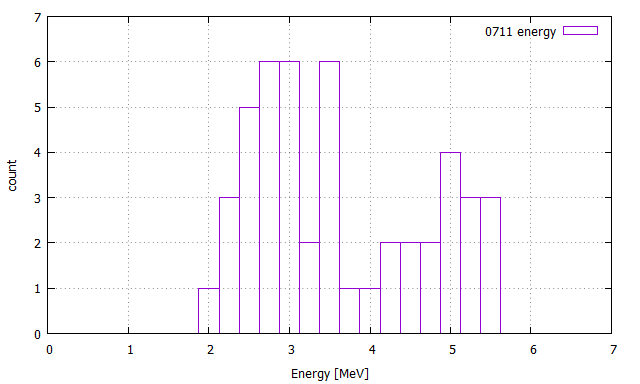

Generate this figure with gnuplot:
#!/gnuplot
#
#    
#    	G N U P L O T
#    	Version 5.2 patchlevel 2    last modified 2017-11-15 
#    
#    	Copyright (C) 1986-1993, 1998, 2004, 2007-2017
#    	Thomas Williams, Colin Kelley and many others
#    
#    	gnuplot home:     http://www.gnuplot.info
#    	faq, bugs, etc:   type "help FAQ"
#    	immediate help:   type "help"  (plot window: hit 'h')
# set terminal wxt 0 enhanced
# set output
unset clip points
set clip one
unset clip two
set errorbars front 1.000000 
set border 31 front lt black linewidth 1.000 dashtype solid
set zdata 
set ydata 
set xdata 
set y2data 
set x2data 
set boxwidth 0.25 absolute
set style fill  empty border
set style rectangle back fc  bgnd fillstyle   solid 1.00 border lt -1
set style circle radius graph 0.02 
set style ellipse size graph 0.05, 0.03 angle 0 units xy
set dummy x, y
set format x "% h" 
set format y "% h" 
set format x2 "% h" 
set format y2 "% h" 
set format z "% h" 
set format cb "% h" 
set format r "% h" 
set ttics format "% h"
set timefmt "%d/%m/%y,%H:%M"
set angles radians
set tics back
set grid nopolar
set grid xtics nomxtics ytics nomytics noztics nomztics nortics nomrtics \
 nox2tics nomx2tics noy2tics nomy2tics nocbtics nomcbtics
set grid layerdefault   lt 0 linecolor 0 linewidth 0.500 dashtype solid,  lt 0 linecolor 0 linewidth 0.500 dashtype solid
unset raxis
set theta counterclockwise right
set style parallel front  lt black linewidth 2.000 dashtype solid
set key title "" center
set key fixed right top vertical Right noreverse enhanced autotitle nobox
set key noinvert samplen 4 spacing 1 width 0 height 0 
set key maxcolumns 0 maxrows 0
set key noopaque
unset label
unset arrow
set style increment default
unset style line
unset style arrow
set style histogram clustered gap 2 title textcolor lt -1
unset object
set style textbox transparent margins  1.0,  1.0 border  lt -1 linewidth  1.0
set offsets 0, 0, 0, 0
set pointsize 1
set pointintervalbox 1
set encoding sjis
unset polar
unset parametric
unset decimalsign
unset micro
unset minussign
set view 60, 30, 1, 1
set view azimuth 0
set rgbmax 255
set samples 100, 100
set isosamples 10, 10
set surface 
unset contour
set cntrlabel  format '%8.3g' font '' start 5 interval 20
set mapping cartesian
set datafile separator whitespace
unset hidden3d
set cntrparam order 4
set cntrparam linear
set cntrparam levels auto 5
set cntrparam points 5
set size ratio 0 1,1
set origin 0,0
set style data points
set style function lines
unset xzeroaxis
unset yzeroaxis
unset zzeroaxis
unset x2zeroaxis
unset y2zeroaxis
set xyplane relative 0.5
set tics scale  1, 0.5, 1, 1, 1
set mxtics default
set mytics default
set mztics default
set mx2tics default
set my2tics default
set mcbtics default
set mrtics default
set nomttics
set xtics border in scale 1,0.5 mirror norotate  autojustify
set xtics  norangelimit autofreq 
set ytics border in scale 1,0.5 mirror norotate  autojustify
set ytics  norangelimit autofreq 
set ztics border in scale 1,0.5 nomirror norotate  autojustify
set ztics  norangelimit autofreq 
unset x2tics
unset y2tics
set cbtics border in scale 1,0.5 mirror norotate  autojustify
set cbtics  norangelimit autofreq 
set rtics axis in scale 1,0.5 nomirror norotate  autojustify
set rtics  norangelimit autofreq 
unset ttics
set title "" 
set title  font "" norotate
set timestamp bottom 
set timestamp "" 
set timestamp  font "" norotate
set trange [ * : * ] noreverse nowriteback
set urange [ * : * ] noreverse nowriteback
set vrange [ * : * ] noreverse nowriteback
set xlabel "Energy [MeV]" 
set xlabel  font "" textcolor lt -1 norotate
set x2label "" 
set x2label  font "" textcolor lt -1 norotate
set xrange [ 0.00000 : 7.00000 ] noreverse nowriteback
set x2range [ 1.55431e-015 : 7.00000 ] noreverse nowriteback
set ylabel "count" 
set ylabel  font "" textcolor lt -1 rotate
set y2label "" 
set y2label  font "" textcolor lt -1 rotate
set yrange [ 0.00000 : 7.00000 ] noreverse nowriteback
set y2range [ 0.00000 : 10.0000 ] noreverse nowriteback
set zlabel "" 
set zlabel  font "" textcolor lt -1 norotate
set zrange [ * : * ] noreverse nowriteback
set cblabel "" 
set cblabel  font "" textcolor lt -1 rotate
set cbrange [ * : * ] noreverse nowriteback
set rlabel "" 
set rlabel  font "" textcolor lt -1 norotate
set rrange [ * : * ] noreverse nowriteback
unset logscale
unset jitter
set zero 1e-008
set lmargin  -1
set bmargin  -1
set rmargin  -1
set tmargin  -1
set locale "Japanese_Japan.932"
set pm3d explicit at s
set pm3d scansautomatic
set pm3d interpolate 1,1 flush begin noftriangles noborder corners2color mean
set pm3d nolighting
set palette positive nops_allcF maxcolors 0 gamma 1.5 color model RGB 
set palette rgbformulae 7, 5, 15
set colorbox default
set colorbox vertical origin screen 0.9, 0.2 size screen 0.05, 0.6 front  noinvert bdefault
set style boxplot candles range  1.50 outliers pt 7 separation 1 labels auto unsorted
set loadpath 
set fontpath 
set psdir
set fit brief errorvariables nocovariancevariables errorscaling prescale nowrap v5
bin(x,y) = floor((x + y*0.5)/y)*y
GNUTERM = "wxt"
GPFUN_bin = "bin(x,y) = floor((x + y*0.5)/y)*y"
## Last datafile plotted: "0711_02.dat"
plot "0711_02.dat" using (bin($1, 0.25)):(1.0) smooth freq with boxes title "0711 energy"
#    EOF
